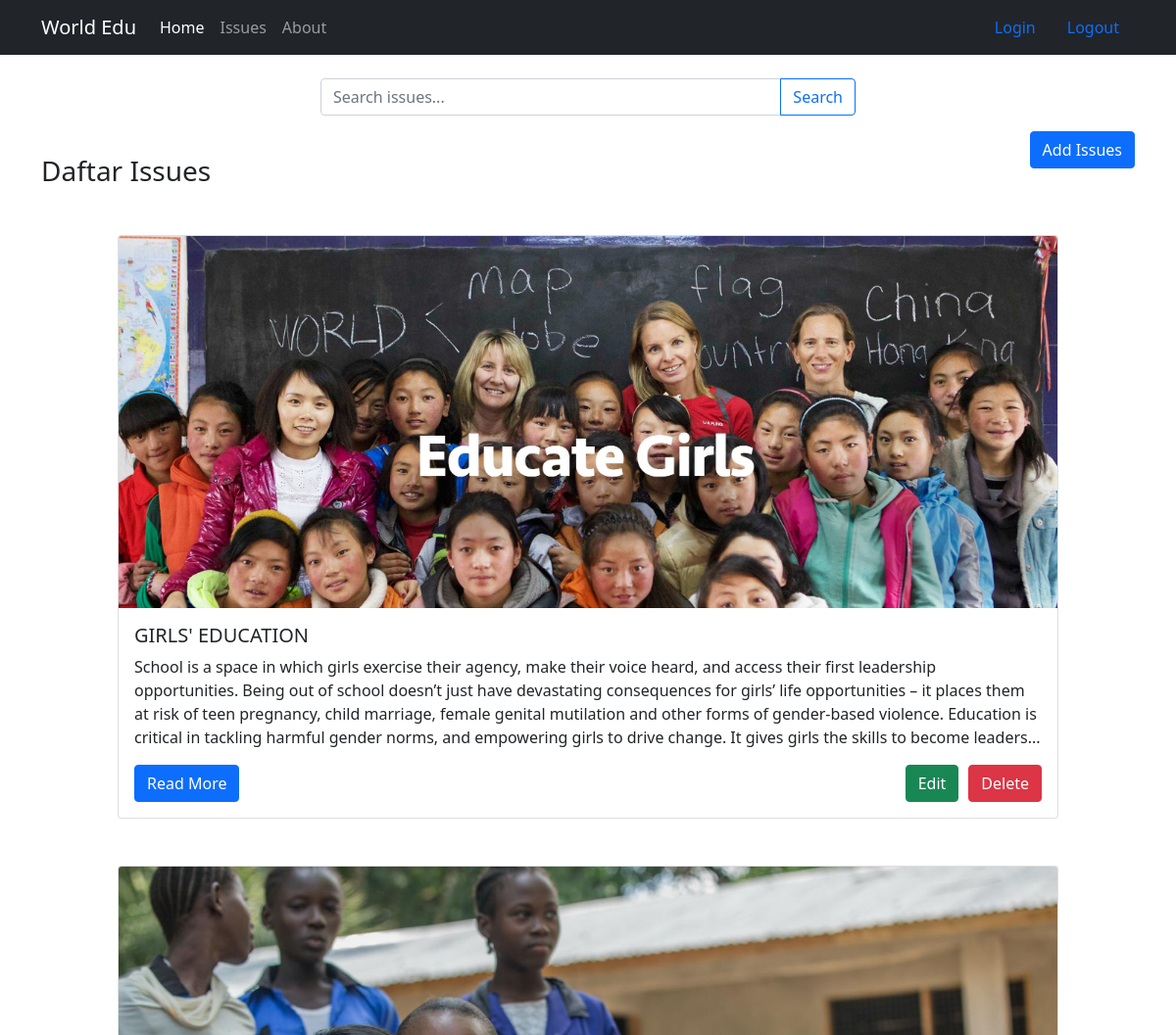
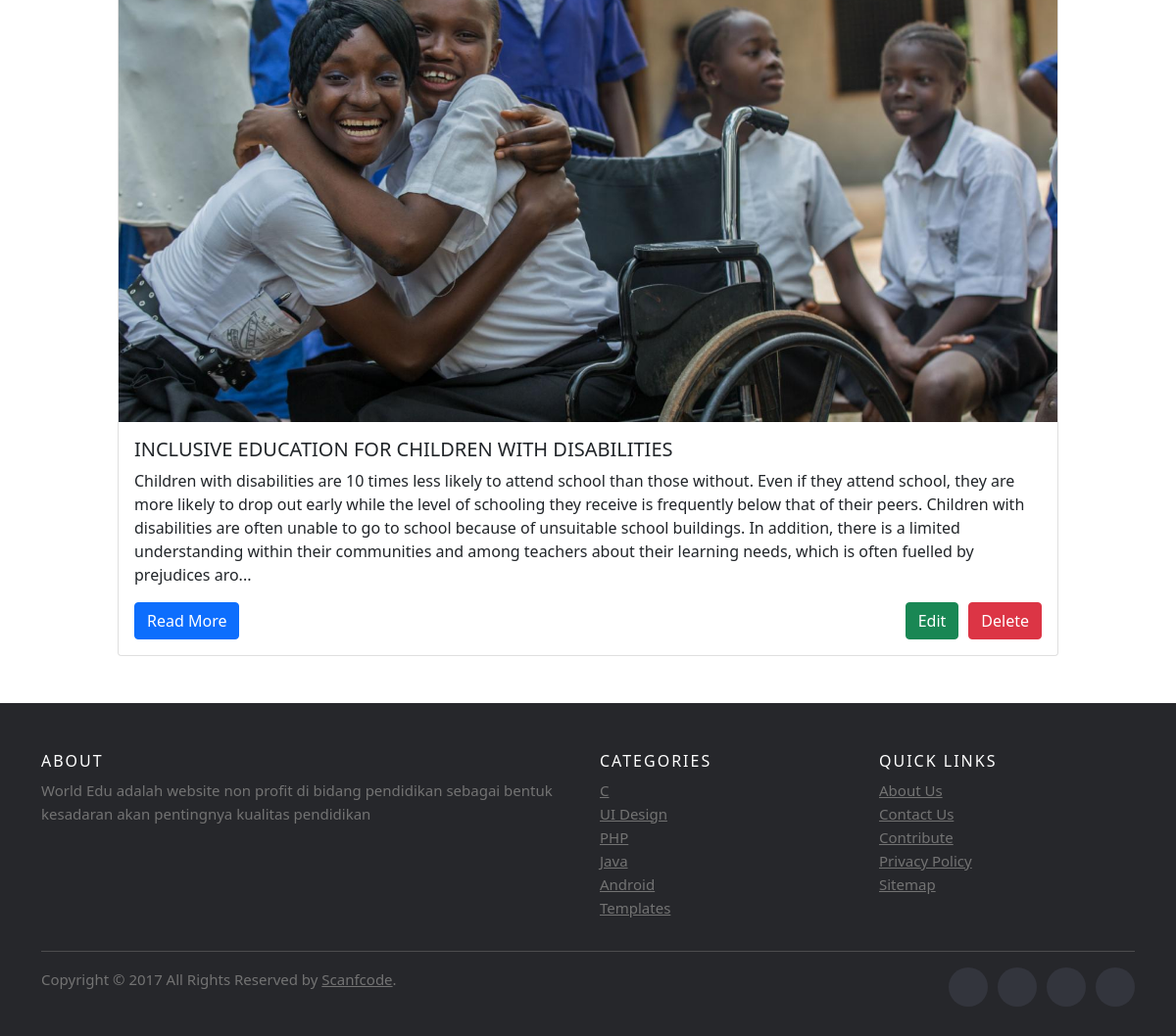
Page /phpmvc/public/issues on the committed database (2 pictures, top to bottom).
### tables this page shows
CREATE TABLE `issues` (
  `id_issues` int(11) NOT NULL,
  `judul` varchar(100) NOT NULL,
  `gambar` varchar(100) NOT NULL,
  `paragraf1` text NOT NULL,
  `paragraf2` text NOT NULL,
  `paragraf3` text NOT NULL
);

### phpmvc/app/cores/Controller.php (called while the page is built, shortened)
<?php
class Controller {
    public function view($view, $data = [])
    {
        require_once '../app/views/' . $view . '.php';
    }
    public function model($model)
    {
        return new $model;
    }
}

### phpmvc/app/controllers/Issues.php (called while the page is built, shortened)
<?php
class Issues extends Controller {
    public function index()
    {
        $data['judul'] = 'Daftar Issues';
        $data['issues'] = $this->model('Issues_model')->getAllIssues();
        $this->view('templates/header', $data);
        $this->view('issues/index', $data);
        $this->view('templates/footer');
    }
}

### phpmvc/app/cores/App.php (called while the page is built, shortened)
<?php
class App {
    protected $method = 'index';
    protected $params = [];
    public function __construct()
    {
        $this->controller = new $this->controller;
        call_user_func_array([$this->controller, $this->method], $this->params);
    }
}

### phpmvc/public/index.php (called while the page is built, shortened)
<?php
$app = new App;

### phpmvc/app/cores/Database.php (called while the page is built, shortened)
<?php
class Database {
    private $host = DB_HOST;
    private $user = DB_USER;
    private $pass = DB_PASS;
    private $db_name = DB_NAME;
    private $dbh;
    private $stmt;
    public function __construct()
    {
        $dsn = 'mysql:host=' . $this->host . ';dbname=' . $this->db_name;
        $option = [
            PDO::ATTR_PERSISTENT => true,
            PDO::ATTR_ERRMODE => PDO::ERRMODE_EXCEPTION
        ];
        try {
            $this->dbh = new PDO($dsn, $this->user, $this->pass, $option);
        } catch(PDOException $e) {
            die($e->getMessage());
        }
    }
    public function query($query)
    {
        $this->stmt = $this->dbh->prepare($query);
    }
    public function execute()
    {
        $this->stmt->execute();
    }
    public function resultSet()
    {
        $this->execute();
        return $this->stmt->fetchAll(PDO::FETCH_ASSOC);
    }
}

### phpmvc/app/models/Issues_model.php (called while the page is built, shortened)
<?php
class  Issues_model {
    private $table = 'issues';
    private $db;
    public function __construct()
    {
        $this->db = new Database;
    }
    public function getAllIssues()
    {
        $this->db->query('SELECT * FROM ' . $this->table);
        return $this->db->resultSet();
    }
}

### phpmvc/app/views/issues/index.php (the view, shortened to what this page needs)
<div class="container mt-4">
    <div class="row">
      <div class="col-lg-6 mx-auto">
        <form action="<?= BASEURL; ?>/issues/cari" method="post">
          <div class="input-group mb-3">
            <input type="text" class="form-control" placeholder="Search issues..." name="keyword" id="keyword" autocomplete="off">
            <button class="btn btn-outline-primary" type="submit" id="tombolCari">Search</button>
          </div>
        </form>
      </div>
    </div>
    <button type="button" class="btn btn-primary tombolTambahData" data-bs-toggle="modal" data-bs-target="#formModal" style="margin-bottom:15px; float:right">
        Add Issues
    </button>
    <br>
    <h3>Daftar Issues</h3>
    <?php foreach( $data['issues'] as $issues ) : ?>
    <div class="card mt-5 mx-auto col-lg-2 mb-5" style="width: 60rem;">
        <img src="<?= BASEURL; ?>/img/<?= $issues['gambar']; ?>" class="card-img-top" alt="...">
        <div class="card-body">
            <h5 class="card-title"><?= $issues['judul']; ?></h5>
            <p class="card-text"><?= substr($issues['paragraf1'],0,500); ?>...</p>
            <a href="<?= BASEURL; ?>/issues/detail/<?= $issues['id_issues']; ?>" class="btn btn-primary">Read More</a>
            <a href="<?= BASEURL; ?>/issues/hapus/<?= $issues['id_issues']; ?>" class="btn btn-danger" style="float:right" onclick="return confirm('yakin ?');">Delete</a>
            <a href="<?= BASEURL; ?>/issues/ubah/<?= $issues['id_issues']; ?>" class="btn btn-success tampilModalUbah" style="float:right; margin-right:10px;" data-bs-toggle="modal" data-bs-target="#formModal" data-id="<?= $issues['id_issues']; ?>">Edit</a>
        </div>
    </div>
    <?php endforeach; ?>
</div>

### phpmvc/app/views/templates/header.php (shortened to what this page needs)
<!DOCTYPE html>
<html lang="en">
<head>
    <link href="<?= BASEURL; ?>/css/bootstrap.css" rel="stylesheet">
    <link href="<?= BASEURL; ?>/css/footer.css" rel="stylesheet">
<body>
<nav class="navbar navbar-expand-lg navbar-dark bg-dark">
  <div class="container">
    <a class="navbar-brand" href="<?= BASEURL; ?>">World Edu</a>
    <div class="collapse navbar-collapse" id="navbarNavAltMarkup">
      <div class="navbar-nav">
        <a class="nav-link active" aria-current="page" href="<?= BASEURL; ?>">Home</a>
        <a class="nav-link" href="<?= BASEURL; ?>/issues">Issues</a>
        <a class="nav-link" href="<?= BASEURL; ?>/about">About</a>
      </div>
    </div>
    <div class="d-flex">
      <a class="nav-link" href="<?= BASEURL; ?>/login">Login</a>
      <a class="nav-link" href="<?= BASEURL; ?>/Logout">Logout</a>
    </div>
  </div>
</nav>

### phpmvc/app/views/templates/footer.php (shortened to what this page needs)
    <footer class="site-footer">
      <div class="container">
        <div class="row">
          <div class="col-sm-12 col-md-6">
            <h6>About</h6>
            <p class="text-justify">World Edu adalah website non profit di bidang pendidikan sebagai bentuk kesadaran akan pentingnya kualitas pendidikan </p>
          </div>
          <div class="col-xs-6 col-md-3">
            <h6>Categories</h6>
            <ul class="footer-links">
              <li><a href="http://scanfcode.com/category/c-language/">C</a></li>
              <li><a href="http://scanfcode.com/category/front-end-development/">UI Design</a></li>
              <li><a href="http://scanfcode.com/category/back-end-development/">PHP</a></li>
              <li><a href="http://scanfcode.com/category/java-programming-language/">Java</a></li>
              <li><a href="http://scanfcode.com/category/android/">Android</a></li>
              <li><a href="http://scanfcode.com/category/templates/">Templates</a></li>
            </ul>
          </div>
          <div class="col-xs-6 col-md-3">
            <h6>Quick Links</h6>
            <ul class="footer-links">
              <li><a href="http://scanfcode.com/about/">About Us</a></li>
              <li><a href="http://scanfcode.com/contact/">Contact Us</a></li>
              <li><a href="http://scanfcode.com/contribute-at-scanfcode/">Contribute</a></li>
              <li><a href="http://scanfcode.com/privacy-policy/">Privacy Policy</a></li>
              <li><a href="http://scanfcode.com/sitemap/">Sitemap</a></li>
            </ul>
          </div>
        </div>
        <hr>
      </div>
      <div class="container">
        <div class="row">
          <div class="col-md-8 col-sm-6 col-xs-12">
            <p class="copyright-text">Copyright &copy; 2017 All Rights Reserved by
         <a href="#">Scanfcode</a>.
            </p>
          </div>
          <div class="col-md-4 col-sm-6 col-xs-12">
            <ul class="social-icons">
              <li><a class="facebook" href="#"><i class="fa fa-facebook"></i></a></li>
              <li><a class="twitter" href="#"><i class="fa fa-twitter"></i></a></li>
              <li><a class="dribbble" href="#"><i class="fa fa-dribbble"></i></a></li>
              <li><a class="linkedin" href="#"><i class="fa fa-linkedin"></i></a></li>
            </ul>
          </div>
        </div>
      </div>
    </footer>
</body>
</html>

### phpmvc/public/css/footer.css (style rules this page uses)
.site-footer { background-color:#26272b; padding:45px 0 20px; font-size:15px; line-height:24px; color:#737373; }
.site-footer hr { border-top-color:#bbb; opacity:0.5 }
.site-footer h6 { color:#fff; font-size:16px; text-transform:uppercase; margin-top:5px; letter-spacing:2px }
.site-footer a { color:#737373; }
.footer-links { padding-left:0; list-style:none }
.footer-links li { display:block }
.footer-links a { color:#737373 }
.site-footer .social-icons { text-align:right }
.site-footer .social-icons a { width:40px; height:40px; line-height:40px; margin-left:6px; margin-right:0; border-radius:100%; background-color:#33353d }
.copyright-text { margin:0 }
.social-icons { padding-left:0; margin-bottom:0; list-style:none }
.social-icons li { display:inline-block; margin-bottom:4px }
.social-icons a { background-color:#eceeef; color:#818a91; font-size:16px; display:inline-block; line-height:44px; width:44px; height:44px; text-align:center; margin-right:8px; border-radius:100%; -webkit-transition:all .2s linear; -o-transition:all .2s linear; transition:all .2s linear }

### rows in the picture
issues: gambar (picture), judul "GIRLS' EDUCATION", paragraf1 "School is a space in which girls exercise their agency, make their voice heard, and access their first leadership opportunities. Being out of school doesn’t just have devastating consequences for girls’ life opportunities – it places them at risk of teen pregnancy, child marriage, female genital mutilation and other forms of gender-based violence. Education is critical in tackling harmful gender norms, and empowering girls to drive change. It gives girls the skills to become leaders"
issues: gambar (picture), judul "INCLUSIVE EDUCATION FOR CHILDREN WITH DISABILITIES", paragraf1 "Children with disabilities are 10 times less likely to attend school than those without. Even if they attend school, they are more likely to drop out early while the level of schooling they receive is frequently below that of their peers. Children with disabilities are often unable to go to school because of unsuitable school buildings. In addition, there is a limited understanding within their communities and among teachers about their learning needs, which is often fuelled by prejudices aro"
